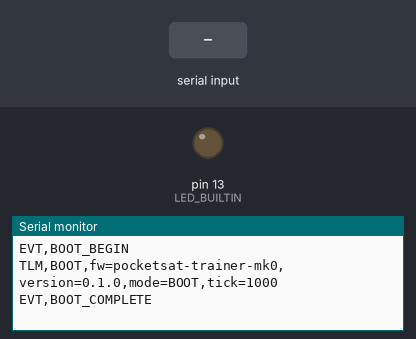
Recording of a sketch running on a simulated Arduino Uno, built with avr-gcc and run on an emulated ATmega328P. On the bench: output pins drawn as LEDs (lit = HIGH), the last lines printed to the serial monitor. The test bench sets the inputs (shaded band).

Above: at 2.2 s.
2.3 s: "PING\n" received over Serial
At 3.4 s:
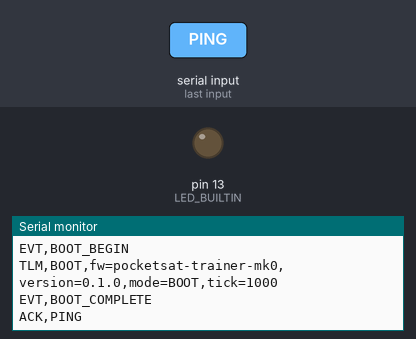
3.8 s: "GET_STATUS\n" received over Serial
At 4.6 s:
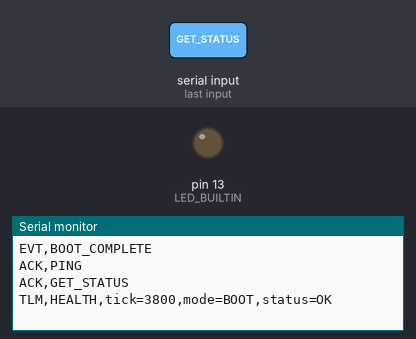
5.3 s: "SET_MODE \n" received over Serial
At 5.7 s:
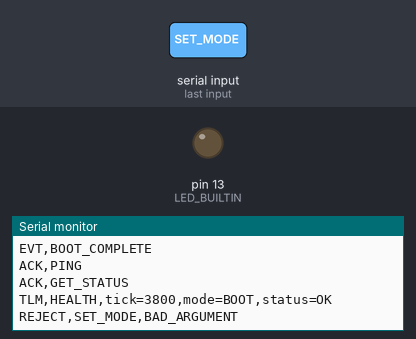

The sketch:

arduino_trainer.ino
```cpp
// firmware/arduino_trainer/arduino_trainer.ino

#include <Arduino.h>

// board information
static const char* FW_NAME = "pocketsat-trainer-mk0";
static const char* FW_VERSION = "0.1.0";
static const uint32_t HEARTBEAT_MS = 1000;
static uint32_t last_heartbeat = 0;
static bool led_state = false;

// comm
static constexpr size_t CMD_BUF_SIZE = 64;
static char cmd_buf[CMD_BUF_SIZE];
static size_t cmd_len = 0;

// state machine management
enum class Mode { BOOT, SAFE, NOMINAL, PAYLOAD };
Mode state = Mode::BOOT;

// utils
template<typename T>
void print_kv(const char* key, T value) {
  Serial.print(key);
  Serial.print('=');
  Serial.print(value);
}

const char* mode_name(Mode mode){
  switch (mode){
    case Mode::BOOT: return "BOOT";
    case Mode::SAFE: return "SAFE";
    case Mode::NOMINAL: return "NOMINAL";
    case Mode::PAYLOAD: return "PAYLOAD";
    default: return "UNKNOWN";
  }
}

void print_boot_banner() {
  Serial.println("EVT,BOOT_BEGIN");
  Serial.print("TLM,BOOT,fw="); Serial.print(FW_NAME);
  Serial.print(",version="); Serial.print(FW_VERSION);
  Serial.print(",mode=BOOT");
  Serial.print(",tick="); Serial.println(millis());
  Serial.println("EVT,BOOT_COMPLETE");
}

void tlm_health(uint32_t tick, Mode mode, const char* status) {
  Serial.print("TLM,HEALTH,");
  print_kv("tick", tick);
  Serial.print(',');
  print_kv("mode", mode_name(mode));
  Serial.print(',');
  print_kv("status", status);
  Serial.println();
}

void poll_serial_commands() {
  while (Serial.available() > 0) {
    char c = static_cast<char>(Serial.read());

    if (c == '\r') continue;

    if (c == '\n') {
      cmd_buf[cmd_len] = '\0';
      handle_command(cmd_buf);
      cmd_len = 0;
      return;
    }

    if (cmd_len + 1 >= CMD_BUF_SIZE) {
      cmd_len = 0;
      Serial.println("REJECT,LINE_TOO_LONG");
      return;
    }

    cmd_buf[cmd_len++] = c;
  }
}

void request_mode(Mode mode, const char* reason){
  state = mode;
  return;
}

void handle_command(const char* cmd) {
  if (strcmp(cmd, "PING") == 0) {
    Serial.println("ACK,PING");
    return;
  }

  if (strcmp(cmd, "GET_STATUS") == 0) {
    Serial.println("ACK,GET_STATUS");
    tlm_health(millis(), state, "OK");
    return;
  }

  if (strncmp(cmd, "SET_MODE ", 9) == 0) {
    const char* arg = cmd + 9;
    if (strcmp(arg, "SAFE") == 0) {
      request_mode(Mode::SAFE, "command");
      Serial.println("ACK,SET_MODE,SAFE");
      return;
    }
    if (strcmp(arg, "NOMINAL") == 0) {
      request_mode(Mode::NOMINAL, "command");
      Serial.println("ACK,SET_MODE,NOMINAL");
      return;
    }
    if (strcmp(arg, "PAYLOAD") == 0) {
      request_mode(Mode::PAYLOAD, "command");
      Serial.println("ACK,SET_MODE,PAYLOAD");
      return;
    }
    Serial.println("REJECT,SET_MODE,BAD_ARGUMENT");
    return;
  }
  Serial.println("REJECT,UNKNOWN_COMMAND");
}

// Main logic
void setup() {
  pinMode(LED_BUILTIN, OUTPUT);
  Serial.begin(115200);
  delay(1000); // Give serial monitor time to attach during early bring-up.
  state = Mode::BOOT;
  print_boot_banner();
}

void loop() {
  //const uint32_t now = millis();
  //if (now - last_heartbeat >= HEARTBEAT_MS) {
    //last_heartbeat = now;
    //led_state = !led_state;
    //digitalWrite(LED_BUILTIN, led_state ? HIGH : LOW);

    //Mode status = Mode::SAFE;
    //tlm_health(now, status, "OK");
  //}
  poll_serial_commands();
}
```

Measured:
- after the input at 2.3 s, the serial monitor: prints a new line at once (image 1)
- after the input at 3.8 s, the serial monitor: prints a new line at once (image 2)
- after the input at 5.3 s, the serial monitor: prints a new line at once (image 3)
